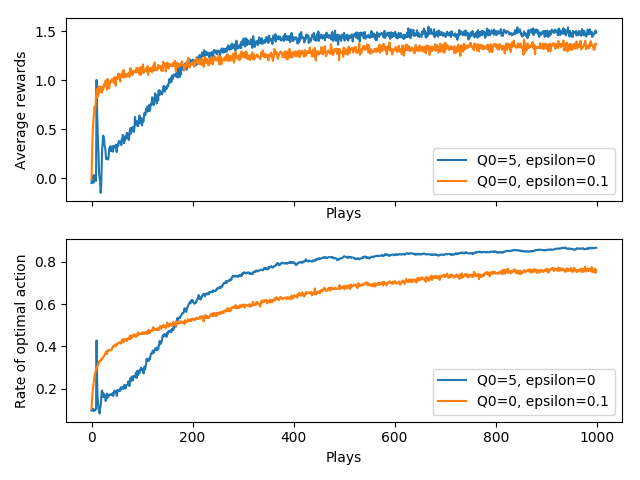

Source code (Python):
import numpy as np
import matplotlib.pyplot as plt
class Bandit:
    def __init__(self,epsilon,action,q_estimate,q_xing):
        self.epsilon=epsilon
        self.action_times=np.zeros(action)
        self.q_estimate=q_estimate
        # self.q_xing=np.random.randn(action_times)
        self.q_xing=q_xing
        self.action_optimal_index=[index_xing for index_xing,q_xing_tmp in enumerate(self.q_xing) if q_xing_tmp==max(self.q_xing)]



    def action( self ):
        if np.random.rand()<self.epsilon:
            action_return=np.random.randint(len(self.action_times))
        else:
            action_return=np.random.choice([action_max_set for action_max_set,q_estimate_max in enumerate(self.q_estimate) if q_estimate_max==max(self.q_estimate)])
        self.action_times[action_return]=self.action_times[action_return]+1
        return action_return

    def reward( self,action_index,afa ):
        reward_return=1*np.random.randn()+self.q_xing[action_index]
        if afa == 0:
            self.q_estimate[action_index] = (self.q_estimate[action_index] * (
                        self.action_times[action_index] - 1) + reward_return) / self.action_times[action_index]
        if afa == 0.1:
            self.q_estimate[action_index] = self.q_estimate[action_index] + afa * (
                        reward_return - self.q_estimate[action_index])
        # self.q_estimate[action_index]=(self.q_estimate[action_index]*(self.action_times[action_index]-1)+reward_return)/self.action_times[action_index]

        return reward_return

def simulate(sample,play,epsilon_tmp):
    reward_set=[]
    action_set=[]
    for i in np.arange(sample):
        sample_reward=[]
        sample_action=[]
        action = 10
        q_estimate = np.zeros( action )
        q_xing=np.random.randn(action)
        bandit_tmp=Bandit(epsilon_tmp,action,q_estimate,q_xing)
        for j in np.arange(play):
            action_return=bandit_tmp.action()
            reward_return=bandit_tmp.reward(action_return,afa)
            sample_reward.append(reward_return)
            if action_return in bandit_tmp.action_optimal_index:
                sample_action.append(1)
            else:
                sample_action.append(0)
        reward_set.append(sample_reward)
        action_set.append(sample_action)
    reward_calculate=np.average(np.array(reward_set),axis=0)
    # for k in np.array( reward_set )[:, 0]:
    #     f.write(str(k)+'\n')
    # f.close()
    action_calculate=np.average(np.array(action_set),axis=0)
    return reward_calculate, action_calculate

def simulate_fig_2_3(sample,play,case,afa):
    reward_set=[]
    action_set=[]
    q0=case[0]
    epsilon_tmp=case[1]
    for i in np.arange(sample):
        sample_reward=[]
        sample_action=[]
        action = 10
        q_estimate =q0* np.ones( action )
        q_xing=np.random.randn(action)
        bandit_tmp=Bandit(epsilon_tmp,action,q_estimate,q_xing)
        for j in np.arange(play):
            action_return=bandit_tmp.action()
            reward_return=bandit_tmp.reward(action_return,afa)
            sample_reward.append(reward_return)
            if action_return in bandit_tmp.action_optimal_index:
                sample_action.append(1)
            else:
                sample_action.append(0)
        reward_set.append(sample_reward)
        action_set.append(sample_action)
    reward_calculate=np.average(np.array(reward_set),axis=0)
    # for k in np.array( reward_set )[:, 0]:
    #     f.write(str(k)+'\n')
    # f.close()
    action_calculate=np.average(np.array(action_set),axis=0)
    return reward_calculate, action_calculate


def figure_2_1(sample,play):
    epsilon=[0,0.01,0.1]
    total_data=np.zeros([len(epsilon),2,play])
    afa=0
    for epsilon_tmp in epsilon:
        # bandit_tmp=Bandit(epsilon_tmp,action_times,q_estimate)
        reward_calculate,action_calculate=simulate(sample,play,epsilon_tmp)
        total_data[epsilon.index(epsilon_tmp),0,:]=reward_calculate
        total_data[epsilon.index(epsilon_tmp),1,:]=action_calculate

    fig,axes=plt.subplots(2,1,sharex = True)
    for i in range(total_data.shape[1]):
        for j in range(total_data.shape[0]):
            axes[i].plot(total_data[j][i],label=str(epsilon[j]))
        axes[i].legend()
        axes[i].set_xlabel('Plays')
        if i==0:
            axes[i].set_ylabel('Average rewards')
        else:
            axes[i].set_ylabel('Rate of optimal action')

    plt.show()

def figure_2_3(sample,play):
    case_set=[[5,0],[0,0.1]]
    total_data=np.zeros([len(case_set),2,play])
    afa=0.1
    for case in case_set:
        reward_calculate, action_calculate = simulate_fig_2_3( sample, play, case,afa )
        total_data[case_set.index( case ), 0, :] = reward_calculate
        total_data[case_set.index( case ), 1, :] = action_calculate

    fig, axes = plt.subplots( 2, 1, sharex = True )
    for i in range(total_data.shape[1]):
        for j in range(total_data.shape[0]):
            axes[i].plot(total_data[j][i],label='Q0='+str(case_set[j][0])+', epsilon='+str(case_set[j][1]))
        axes[i].legend()
        axes[i].set_xlabel('Plays')
        if i==0:
            axes[i].set_ylabel('Average rewards')
        else:
            axes[i].set_ylabel('Rate of optimal action')

    plt.show()
if __name__=='__main__':
    # figure_2_1(2000,1000)
    figure_2_3(2000,1000)
